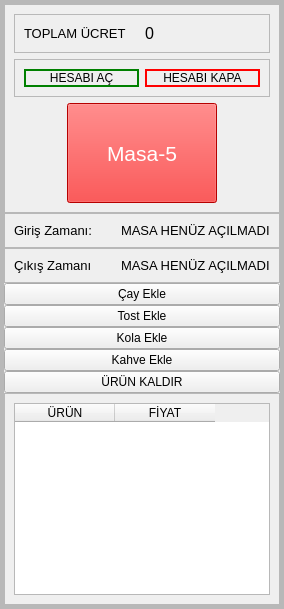
            <widget class="QFrame" name="frame_23">
             <property name="frameShape">
              <enum>QFrame::StyledPanel</enum>
             </property>
             <property name="frameShadow">
              <enum>QFrame::Raised</enum>
             </property>
             <layout class="QHBoxLayout" name="horizontalLayout_29">
              <property name="spacing">
               <number>0</number>
              </property>
              <property name="leftMargin">
               <number>0</number>
              </property>
              <property name="topMargin">
               <number>0</number>
              </property>
              <property name="rightMargin">
               <number>0</number>
              </property>
              <property name="bottomMargin">
               <number>0</number>
              </property>
              <item>
               <widget class="QFrame" name="frame_36">
                <property name="frameShape">
                 <enum>QFrame::StyledPanel</enum>
                </property>
                <property name="frameShadow">
                 <enum>QFrame::Raised</enum>
                </property>
                <layout class="QHBoxLayout" name="horizontalLayout_23">
                 <property name="spacing">
                  <number>0</number>
                 </property>
                 <property name="leftMargin">
                  <number>0</number>
                 </property>
                 <property name="topMargin">
                  <number>0</number>
                 </property>
                 <property name="rightMargin">
                  <number>0</number>
                 </property>
                 <property name="bottomMargin">
                  <number>0</number>
                 </property>
                 <item>
                  <widget class="QFrame" name="frame_37">
                   <property name="frameShape">
                    <enum>QFrame::StyledPanel</enum>
                   </property>
                   <property name="frameShadow">
                    <enum>QFrame::Raised</enum>
                   </property>
                   <layout class="QHBoxLayout" name="horizontalLayout_24">
                    <property name="spacing">
                     <number>0</number>
                    </property>
                    <property name="leftMargin">
                     <number>0</number>
                    </property>
                    <property name="topMargin">
                     <number>0</number>
                    </property>
                    <property name="rightMargin">
                     <number>0</number>
                    </property>
                    <property name="bottomMargin">
                     <number>0</number>
                    </property>
                    <item>
                     <widget class="QFrame" name="frame_38">
                      <property name="frameShape">
                       <enum>QFrame::StyledPanel</enum>
                      </property>
                      <property name="frameShadow">
                       <enum>QFrame::Raised</enum>
                      </property>
                      <layout class="QVBoxLayout" name="verticalLayout_11">
                       <property name="spacing">
                        <number>0</number>
                       </property>
                       <property name="leftMargin">
                        <number>0</number>
                       </property>
                       <property name="topMargin">
                        <number>0</number>
                       </property>
                       <property name="rightMargin">
                        <number>0</number>
                       </property>
                       <property name="bottomMargin">
                        <number>0</number>
                       </property>
                       <item>
                        <widget class="QFrame" name="frame_39">
                         <property name="frameShape">
                          <enum>QFrame::StyledPanel</enum>
                         </property>
                         <property name="frameShadow">
                          <enum>QFrame::Raised</enum>
                         </property>
                         <layout class="QVBoxLayout" name="verticalLayout_12">
                          <item>
                           <widget class="QFrame" name="frame_40">
                            <property name="frameShape">
                             <enum>QFrame::StyledPanel</enum>
                            </property>
                            <property name="frameShadow">
                             <enum>QFrame::Raised</enum>
                            </property>
                            <layout class="QHBoxLayout" name="horizontalLayout_25">
                             <item>
                              <widget class="QLabel" name="label_12">
                               <property name="font">
                                <font>
                                 <pointsize>10</pointsize>
                                </font>
                               </property>
                               <property name="text">
                                <string>TOPLAM ÜCRET</string>
                               </property>
                              </widget>
                             </item>
                             <item>
                              <widget class="QLabel" name="toplam5">
                               <property name="font">
                                <font>
                                 <pointsize>12</pointsize>
                                </font>
                               </property>
                               <property name="text">
                                <string>0</string>
                               </property>
                              </widget>
                             </item>
                            </layout>
                           </widget>
                          </item>
                          <item>
                           <widget class="QFrame" name="frame_41">
                            <property name="frameShape">
                             <enum>QFrame::StyledPanel</enum>
                            </property>
                            <property name="frameShadow">
                             <enum>QFrame::Raised</enum>
                            </property>
                            <layout class="QHBoxLayout" name="horizontalLayout_26">
                             <item>
                              <widget class="QPushButton" name="hesapac5">
                               <property name="styleSheet">
                                <string notr="true">border:2px solid green;
border-radius:10px;
</string>
                               </property>
                               <property name="text">
                                <string>HESABI AÇ</string>
                               </property>
                              </widget>
                             </item>
                             <item>
                              <widget class="QPushButton" name="hesapkapa5">
                               <property name="styleSheet">
                                <string notr="true">border:2px solid red;
border-radius:10px;
</string>
                               </property>
                               <property name="text">
                                <string>HESABI KAPA</string>
                               </property>
                              </widget>
                             </item>
                            </layout>
                           </widget>
                          </item>
                          <item alignment="Qt::AlignHCenter">
                           <widget class="QPushButton" name="masa5">
                            <property name="minimumSize">
                             <size>
                              <width>150</width>
                              <height>100</height>
                             </size>
                            </property>
                            <property name="maximumSize">
                             <size>
                              <width>150</width>
                              <height>100</height>
                             </size>
                            </property>
                            <property name="font">
                             <font>
                              <pointsize>16</pointsize>
                             </font>
                            </property>
                            <property name="styleSheet">
                             <string notr="true">background-color:red;
color:white;</string>
                            </property>
                            <property name="text">
                             <string>Masa-5</string>
                            </property>
                           </widget>
                          </item>
                         </layout>
                        </widget>
                       </item>
                       <item alignment="Qt::AlignTop">
                        <widget class="QFrame" name="frame_42">
                         <property name="frameShape">
                          <enum>QFrame::StyledPanel</enum>
                         </property>
                         <property name="frameShadow">
                          <enum>QFrame::Raised</enum>
                         </property>
                         <layout class="QHBoxLayout" name="horizontalLayout_27">
                          <item>
                           <widget class="QLabel" name="label_14">
                            <property name="font">
                             <font>
                              <pointsize>10</pointsize>
                             </font>
                            </property>
                            <property name="text">
                             <string>Giriş Zamanı:</string>
                            </property>
                           </widget>
                          </item>
                          <item>
                           <widget class="QLabel" name="giriszamani5">
                            <property name="font">
                             <font>
                              <pointsize>10</pointsize>
                             </font>
                            </property>
                            <property name="text">
                             <string>MASA HENÜZ AÇILMADI</string>
                            </property>
                           </widget>
                          </item>
                         </layout>
                        </widget>
                       </item>
                       <item alignment="Qt::AlignTop">
                        <widget class="QFrame" name="frame_43">
                         <property name="frameShape">
                          <enum>QFrame::StyledPanel</enum>
                         </property>
                         <property name="frameShadow">
                          <enum>QFrame::Raised</enum>
                         </property>
                         <layout class="QHBoxLayout" name="horizontalLayout_28">
                          <item>
                           <widget class="QLabel" name="label_15">
                            <property name="font">
                             <font>
                              <pointsize>10</pointsize>
                             </font>
                            </property>
                            <property name="text">
                             <string>Çıkış Zamanı</string>
                            </property>
                           </widget>
                          </item>
                          <item>
                           <widget class="QLabel" name="cikiszamani5">
                            <property name="font">
                             <font>
                              <pointsize>10</pointsize>
                             </font>
                            </property>
                            <property name="text">
                             <string>MASA HENÜZ AÇILMADI</string>
                            </property>
                           </widget>
                          </item>
                         </layout>
                        </widget>
                       </item>
                       <item>
                        <widget class="QPushButton" name="cay5">
                         <property name="text">
                          <string>Çay Ekle</string>
                         </property>
                        </widget>
                       </item>
                       <item>
                        <widget class="QPushButton" name="tost5">
                         <property name="text">
                          <string>Tost Ekle</string>
                         </property>
                        </widget>
                       </item>
                       <item>
                        <widget class="QPushButton" name="kola5">
                         <property name="text">
                          <string>Kola Ekle</string>
                         </property>
                        </widget>
                       </item>
                       <item>
                        <widget class="QPushButton" name="kahve5">
                         <property name="text">
                          <string>Kahve Ekle</string>
                         </property>
                        </widget>
                       </item>
                       <item>
                        <widget class="QPushButton" name="sil5">
                         <property name="text">
                          <string>ÜRÜN KALDIR</string>
                         </property>
                        </widget>
                       </item>
                       <item>
                        <widget class="QFrame" name="frame_44">
                         <property name="frameShape">
                          <enum>QFrame::StyledPanel</enum>
                         </property>
                         <property name="frameShadow">
                          <enum>QFrame::Raised</enum>
                         </property>
                         <layout class="QHBoxLayout" name="horizontalLayout_39">
                          <item>
                           <widget class="QTableWidget" name="table5">
                            <property name="maximumSize">
                             <size>
                              <width>500</width>
                              <height>300</height>
                             </size>
                            </property>
                            <column>
                             <property name="text">
                              <string>ÜRÜN</string>
                             </property>
                            </column>
                            <column>
                             <property name="text">
                              <string>FİYAT</string>
                             </property>
                            </column>
                           </widget>
                          </item>
                         </layout>
                        </widget>
                       </item>
                      </layout>
                     </widget>
                    </item>
                   </layout>
                  </widget>
                 </item>
                </layout>
               </widget>
              </item>
             </layout>
            </widget>
